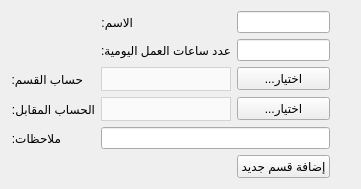
             <widget class="QWidget" name="page_5">
              <property name="geometry">
               <rect>
                <x>-259</x>
                <y>0</y>
                <width>342</width>
                <height>182</height>
               </rect>
              </property>
              <attribute name="label">
               <string>إضافة قسم جديد</string>
              </attribute>
              <layout class="QGridLayout" name="gridLayout_26">
               <item row="9" column="1" colspan="2">
                <widget class="QLineEdit" name="new_departments_notes_input">
                 <property name="sizePolicy">
                  <sizepolicy hsizetype="Preferred" vsizetype="Preferred">
                   <horstretch>0</horstretch>
                   <verstretch>0</verstretch>
                  </sizepolicy>
                 </property>
                 <property name="minimumSize">
                  <size>
                   <width>0</width>
                   <height>0</height>
                  </size>
                 </property>
                 <property name="styleSheet">
                  <string notr="true"/>
                 </property>
                </widget>
               </item>
               <item row="6" column="1">
                <widget class="QComboBox" name="new_departments_account_combobox">
                 <property name="styleSheet">
                  <string notr="true">QComboBox {
        background-color: #fafafa;
        border: 1px solid lightgrey;		
		height: 22px;
		color: black;
    }
    QComboBox::drop-down {
        border: none;
    }</string>
                 </property>
                </widget>
               </item>
               <item row="0" column="2">
                <widget class="QLineEdit" name="new_departments_name_input">
                 <property name="sizePolicy">
                  <sizepolicy hsizetype="Preferred" vsizetype="Preferred">
                   <horstretch>0</horstretch>
                   <verstretch>0</verstretch>
                  </sizepolicy>
                 </property>
                 <property name="minimumSize">
                  <size>
                   <width>0</width>
                   <height>0</height>
                  </size>
                 </property>
                 <property name="styleSheet">
                  <string notr="true"/>
                 </property>
                </widget>
               </item>
               <item row="2" column="1">
                <widget class="QLabel" name="employment_request_name_label_17">
                 <property name="sizePolicy">
                  <sizepolicy hsizetype="Fixed" vsizetype="Preferred">
                   <horstretch>0</horstretch>
                   <verstretch>0</verstretch>
                  </sizepolicy>
                 </property>
                 <property name="text">
                  <string>عدد ساعات العمل اليومية:</string>
                 </property>
                </widget>
               </item>
               <item row="8" column="0">
                <widget class="QLabel" name="employment_request_name_label_13">
                 <property name="sizePolicy">
                  <sizepolicy hsizetype="Fixed" vsizetype="Preferred">
                   <horstretch>0</horstretch>
                   <verstretch>0</verstretch>
                  </sizepolicy>
                 </property>
                 <property name="text">
                  <string>الحساب المقابل:</string>
                 </property>
                </widget>
               </item>
               <item row="11" column="1" colspan="2">
                <spacer name="verticalSpacer_7">
                 <property name="orientation">
                  <enum>Qt::Vertical</enum>
                 </property>
                 <property name="sizeHint" stdset="0">
                  <size>
                   <width>20</width>
                   <height>40</height>
                  </size>
                 </property>
                </spacer>
               </item>
               <item row="6" column="2">
                <widget class="QPushButton" name="select_new_departments_account_btn">
                 <property name="text">
                  <string>...اختيار</string>
                 </property>
                </widget>
               </item>
               <item row="6" column="0">
                <widget class="QLabel" name="employment_request_name_label_11">
                 <property name="sizePolicy">
                  <sizepolicy hsizetype="Fixed" vsizetype="Preferred">
                   <horstretch>0</horstretch>
                   <verstretch>0</verstretch>
                  </sizepolicy>
                 </property>
                 <property name="text">
                  <string>حساب القسم:</string>
                 </property>
                </widget>
               </item>
               <item row="0" column="1">
                <widget class="QLabel" name="employment_request_name_label_3">
                 <property name="sizePolicy">
                  <sizepolicy hsizetype="Fixed" vsizetype="Preferred">
                   <horstretch>0</horstretch>
                   <verstretch>0</verstretch>
                  </sizepolicy>
                 </property>
                 <property name="text">
                  <string>الاسم:</string>
                 </property>
                </widget>
               </item>
               <item row="11" column="3">
                <spacer name="verticalSpacer_8">
                 <property name="orientation">
                  <enum>Qt::Vertical</enum>
                 </property>
                 <property name="sizeHint" stdset="0">
                  <size>
                   <width>20</width>
                   <height>203</height>
                  </size>
                 </property>
                </spacer>
               </item>
               <item row="2" column="2">
                <widget class="QLineEdit" name="new_departments_day_hours_input">
                 <property name="sizePolicy">
                  <sizepolicy hsizetype="Preferred" vsizetype="Preferred">
                   <horstretch>0</horstretch>
                   <verstretch>0</verstretch>
                  </sizepolicy>
                 </property>
                 <property name="minimumSize">
                  <size>
                   <width>0</width>
                   <height>0</height>
                  </size>
                 </property>
                 <property name="styleSheet">
                  <string notr="true"/>
                 </property>
                </widget>
               </item>
               <item row="8" column="2">
                <widget class="QPushButton" name="select_new_departments_opposite_account_btn">
                 <property name="text">
                  <string>...اختيار</string>
                 </property>
                </widget>
               </item>
               <item row="8" column="1">
                <widget class="QComboBox" name="new_departments_opposite_account_combobox">
                 <property name="styleSheet">
                  <string notr="true">QComboBox {
        background-color: #fafafa;
        border: 1px solid lightgrey;		
		height: 22px;
		color: black;
    }
    QComboBox::drop-down {
        border: none;
    }</string>
                 </property>
                </widget>
               </item>
               <item row="9" column="0">
                <widget class="QLabel" name="employment_request_name_label_4">
                 <property name="sizePolicy">
                  <sizepolicy hsizetype="Fixed" vsizetype="Preferred">
                   <horstretch>0</horstretch>
                   <verstretch>0</verstretch>
                  </sizepolicy>
                 </property>
                 <property name="text">
                  <string>ملاحظات:</string>
                 </property>
                </widget>
               </item>
               <item row="10" column="2">
                <widget class="QPushButton" name="add_department_btn">
                 <property name="styleSheet">
                  <string notr="true"/>
                 </property>
                 <property name="text">
                  <string>إضافة قسم جديد</string>
                 </property>
                </widget>
               </item>
              </layout>
             </widget>
